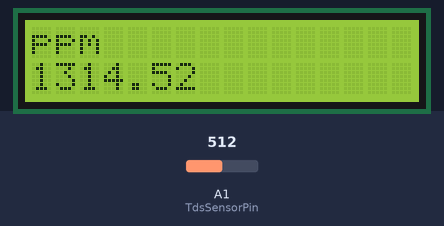
This sketch was run on a simulated Arduino Uno, built with avr-gcc and run on an emulated ATmega328P. Shown: 16×2 character LCD. The inputs (shaded band) are chosen by the test bench; at power-on: A1 (TdsSensorPin) = 512. What the sketch prints to the serial monitor is not drawn.

Above: at 1.2 s.
1.3 s: A1 (TdsSensorPin) set to 716
At 3.2 s:
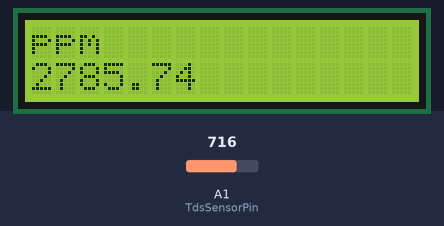
3.5 s: A1 (TdsSensorPin) set to 900
At 5.3 s:
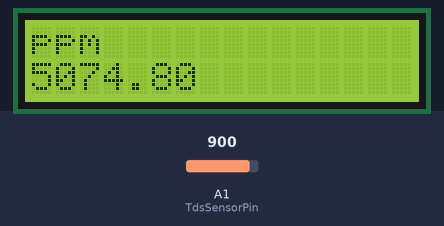
5.6 s: A1 (TdsSensorPin) set to 1023
At 7.6 s:
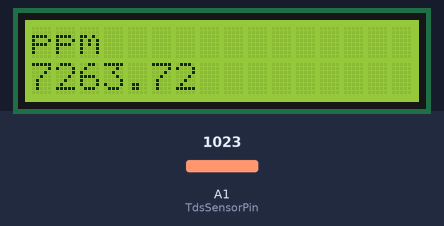
Timing chart, 0 to 9.1 s (numbered marks = the images above; inputs shaded):
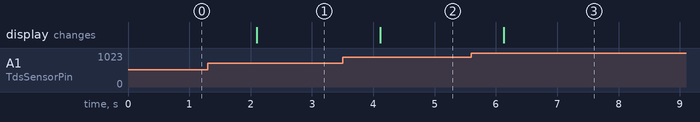

The sketch:

TDS.INO
```cpp
#include <EEPROM.h>
#include "GravityTDS.h"

#include <Wire.h>
#include <LiquidCrystal_I2C.h>

LiquidCrystal_I2C lcd(0x27, 16, 2); // Alamat I2C, kolom, baris

#define TdsSensorPin A1
GravityTDS gravityTds;

float temperature = 25, tdsValue = 0;

void setup()
{
  lcd.init();

  lcd.clear();
  lcd.setCursor(0, 0);
  lcd.print("ppm ");
  Serial.begin(115200);
  gravityTds.setPin(TdsSensorPin);
  gravityTds.setAref(5.0);  //reference voltage on ADC, default 5.0V on Arduino UNO
  gravityTds.setAdcRange(1024);  //1024 for 10bit ADC;4096 for 12bit ADC
  gravityTds.begin();  //initialization
  lcd.backlight();
}

void loop()
{
  //temperature = readTemperature();  //add your temperature sensor and read it
  gravityTds.setTemperature(temperature);  // set the temperature and execute temperature compensation
  gravityTds.update();  //sample and calculate
  tdsValue = gravityTds.getTdsValue();  // then get the value
  Serial.print(tdsValue, 0);
  Serial.println("ppm");
  lcd.setCursor(0,4);
  lcd.print(tdsValue);
  delay(1000);
}
```

test-up.ino
```cpp

```

Measured:
- after the input at 1.3 s, the display: changes after 0.80 s (image 1)
- after the input at 3.5 s, the display: changes after 0.61 s (image 2)
- after the input at 5.6 s, the display: changes after 0.53 s (image 3)
